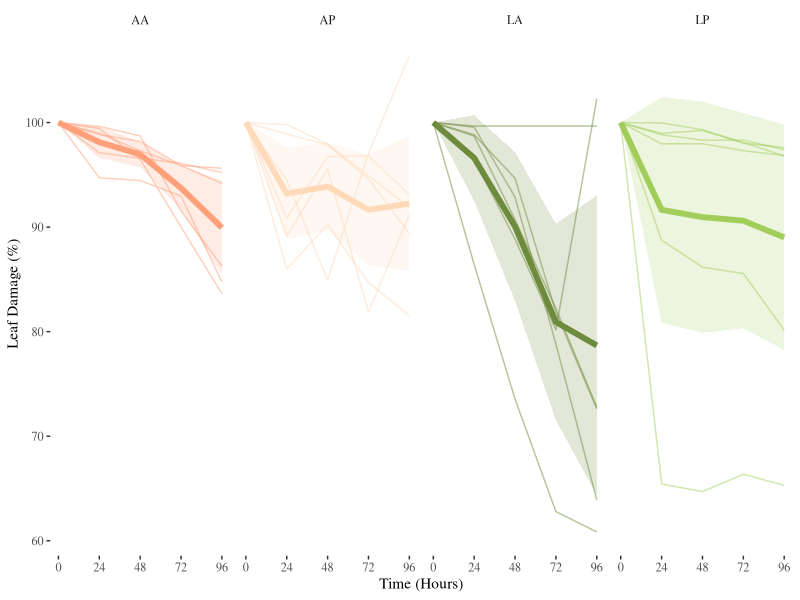
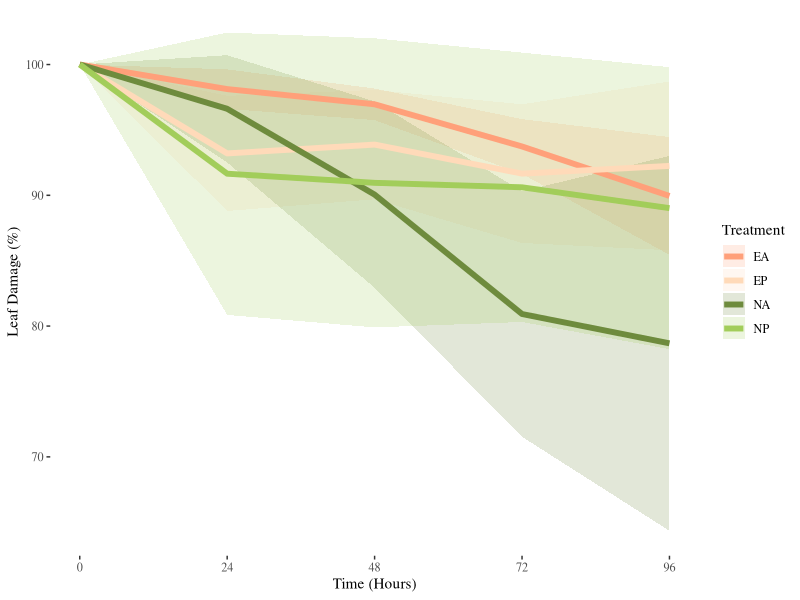
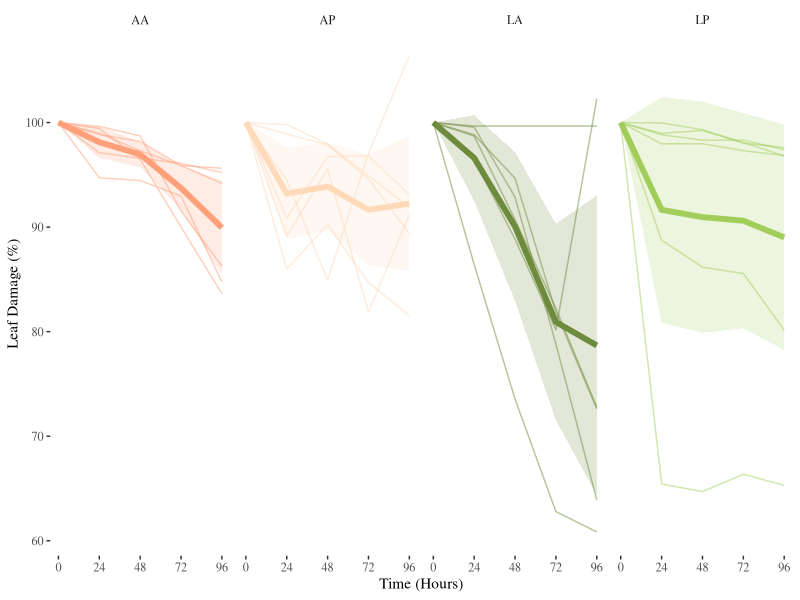
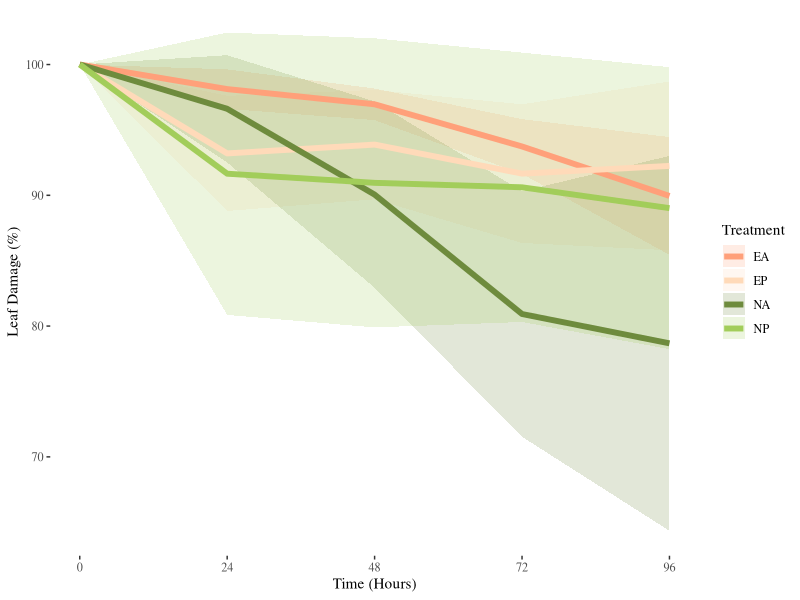

Reproduce these figures in R, in order.
library(tidyverse)
library(ggplot2)
library(ggthemes)

df <- read.csv("olivia/Harvard Master2.csv") %>%
  rename(`24` = Damage.at.24.HR....,
         `48` = Damage.at.48.HR....,
         `72` = Damage.at.72.HR....,
         `96` = Damage.at.96.HR....) %>%
  mutate(`0` = 100,
         treatment = str_extract(Leaf.Number, "^..")) %>%
  select(id = Leaf.Number, treatment, `0`, `24`, `48`, `72`, `96`) %>%
  pivot_longer(`0`:`96`, names_to = "time", values_to = "damage") %>%
  mutate(time = as.integer(time))

# add in dummy data
# (things should usually go down but they may go up a little with the dummy data)

df$damage[is.na(df$damage)] <- 100 - (rlnorm(length(df$damage[is.na(df$damage)]), 0, 0.5 ) *
                                        df$time[is.na(df$damage)]/6)

# summarize

df.sum <- df %>%
  group_by(treatment, time) %>%
  summarise(meanDamage = mean(damage), se = sd(damage)/sqrt(6)) %>%
  mutate(semax = meanDamage + (1.96*se),
         semin = meanDamage - (1.96*se))


# make figure
ggplot(data = df.sum, aes(x = time, y = meanDamage)) +
  geom_ribbon(aes(ymin = semin, ymax = semax, fill = treatment),
              alpha = .2) +
  geom_line(aes(color = treatment), linewidth = 2) +
  geom_line(data = df, aes(y = damage, group = id, color = treatment),
            linewidth = 0.5, alpha = 0.5) +
  xlab("Time (Hours)")+
  ylab("Leaf Damage (%)")+
  scale_x_continuous(
    name = "Time (Hours)",
    breaks = seq(0, 96, by = 24),
    limits = c(0, 96),
    labels = scales::comma
  ) +
  facet_wrap(~treatment, nrow = 1)+
  theme_tufte() +
  theme(legend.position = "none")+
  scale_fill_manual(values = c("lightsalmon","peachpuff","darkolivegreen4","darkolivegreen3"))+
  scale_color_manual(values = c("lightsalmon","peachpuff","darkolivegreen4","darkolivegreen3"))
  

ggsave("olivia/totalLeafDamage.png") #rename and save image


ggplot(data = df.sum, aes(x = time, y = meanDamage)) +
  geom_ribbon(aes(ymin = semin, ymax = semax, fill = treatment),
              alpha = .2) +
  geom_line(aes(color = treatment), linewidth = 2) +
  xlab("Time (Hours)")+
  ylab("Leaf Damage (%)")+
  scale_x_continuous(
    name = "Time (Hours)",
    breaks = seq(0, 96, by = 24),
    limits = c(0, 96),
    labels = scales::comma
  ) +
  theme_tufte() +
  scale_fill_manual(values = c("lightsalmon","peachpuff","darkolivegreen4","darkolivegreen3"), labels = c("EA", "EP", "NA", "NP"))+
  scale_color_manual(values = c("lightsalmon","peachpuff","darkolivegreen4","darkolivegreen3"), labels = c("EA", "EP", "NA", "NP"))+
  labs(fill = "Treatment", color = "Treatment")  # Changes the legend title


ggsave("olivia/meanDamage.png")
